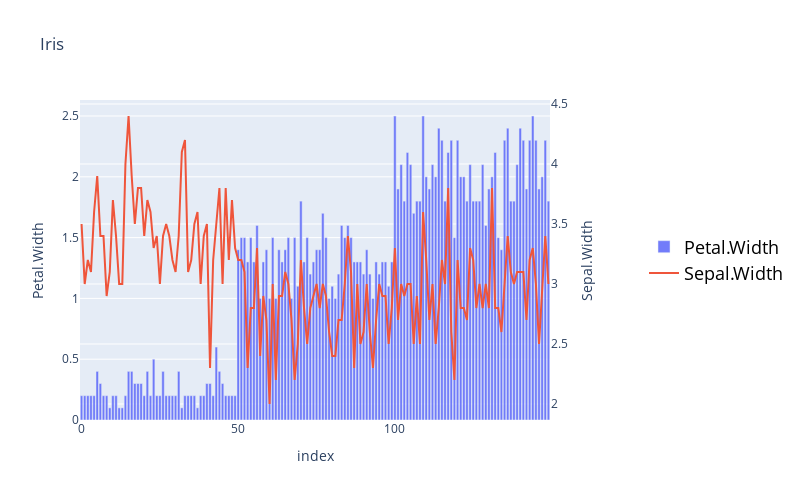

Notebook cell for this chart:
### Code cell
import plotly as py
import plotly.graph_objs as go

# 先做数据, x1 = go.Scatter, x2 = go.Bar, x3 = go.Histogram等
#  Scatter中, mode为绘制的样式, markers, 点, lines, 线, markers+lines 点线
# 再做布局, layout1 = go.Layout()
# 整合数据, 可以不同的绘制方式 all = [x1, x2, x3]
# 做图, fig = go.Figure(data=all, layout=layout1)
# 将fig绘制出来, py.offline.iplot(fig, filename="aa.html")

x1 = go.Scatter(x=iris["Petal.Width"], y=iris["Petal.Length"], mode="markers", name="Petal")
x2 = go.Scatter(x=iris["Sepal.Width"], y=iris["Sepal.Length"], mode="markers", name="Sepal")
layout=go.Layout(title="Iris", xaxis=dict(title="Width"), yaxis=dict(title="Length"), legend=dict(x=1, y=.5, font=dict(color="black", size=18)))
data = [x1, x2]
fig = go.Figure(data=data, layout=layout)
# py.offline.iplot(fig, filename="aaa.html")

x3 = go.Bar(x=iris.index, y=iris["Petal.Width"], name="Petal.Width", opacity=.9)
x4 = go.Scatter(x=iris.index, y=iris["Sepal.Width"], name="Sepal.Width", yaxis="y2") # yaxis="y2"指定为二个y轴

layout2=go.Layout(title="Iris", height=500, width=800,xaxis=dict(title="index"), yaxis=dict(title="Petal.Width"), yaxis2=dict(title='Sepal.Width',overlaying='y',side='right'), legend=dict(x=1.2, y=.5, font=dict(color="black", size=18)))
# yaxis2=dict(title='Volume',overlaying='y',side='right')

fig2 = go.Figure(data=[x3, x4], layout=layout2)

py.offline.iplot(fig2, filename="bbb.html")

### Figure 1 — Plotly figure (JSON) as saved in the notebook; plotly's stock layout.template omitted (floating-point values rounded to 4 significant figures; data arrays with more than 128 entries replaced by an {"elided": "..."} marker saying what was removed)
{"data": [{"name": "Petal.Width", "opacity": 0.9, "type": "bar", "x": {"elided": "150 int values"}, "y": {"elided": "150 float values"}}, {"name": "Sepal.Width", "type": "scatter", "x": {"elided": "150 int values"}, "y": {"elided": "150 float values"}, "yaxis": "y2"}], "layout": {"height": 500, "legend": {"font": {"color": "black", "size": 18}, "x": 1.2, "y": 0.5}, "title": {"text": "Iris"}, "width": 800, "xaxis": {"title": {"text": "index"}}, "yaxis": {"title": {"text": "Petal.Width"}}, "yaxis2": {"overlaying": "y", "side": "right", "title": {"text": "Sepal.Width"}}}}
